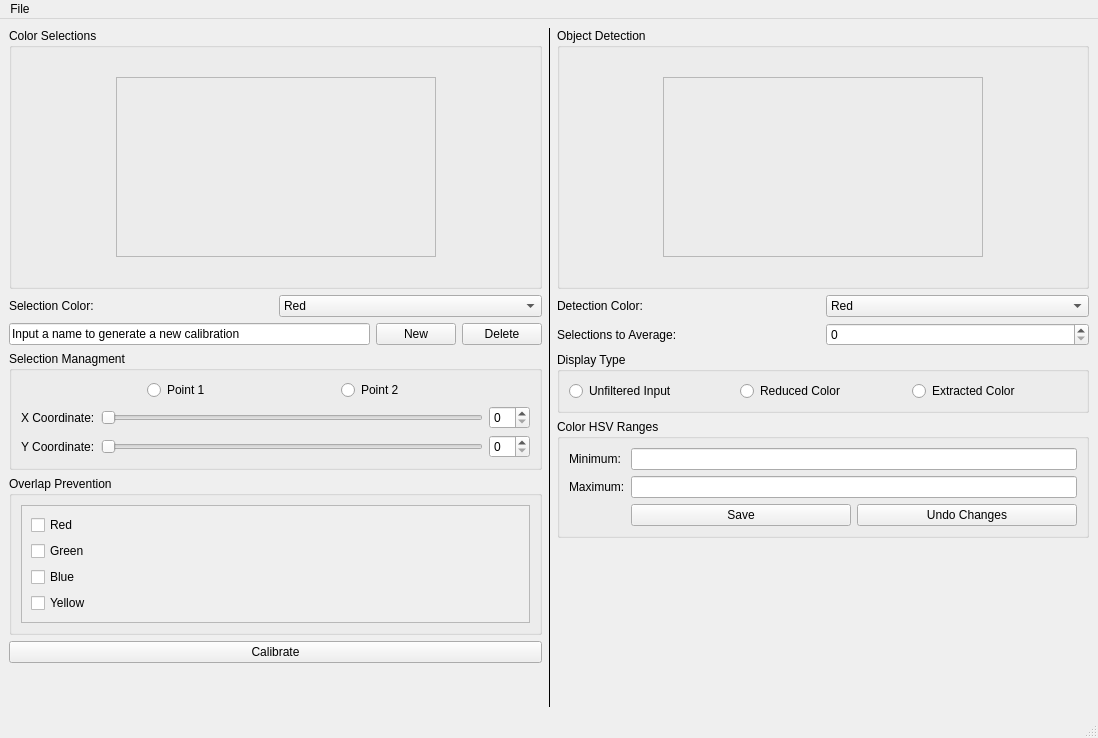
<?xml version="1.0" encoding="UTF-8"?>
<ui version="4.0">
 <class>MainWindow</class>
 <widget class="QMainWindow" name="MainWindow">
  <property name="geometry">
   <rect>
    <x>0</x>
    <y>0</y>
    <width>1098</width>
    <height>738</height>
   </rect>
  </property>
  <property name="windowTitle">
   <string>MainWindow</string>
  </property>
  <widget class="QWidget" name="centralwidget">
   <layout class="QHBoxLayout" name="horizontalLayout_3">
    <item>
     <layout class="QHBoxLayout" name="horizontalLayout_2">
      <item>
       <layout class="QVBoxLayout" name="verticalLayout">
        <item>
         <widget class="QGroupBox" name="groupBox">
          <property name="title">
           <string>Color Selections</string>
          </property>
          <layout class="QGridLayout" name="gridLayout">
           <item row="1" column="2">
            <spacer name="horizontalSpacer_2">
             <property name="orientation">
              <enum>Qt::Horizontal</enum>
             </property>
             <property name="sizeType">
              <enum>QSizePolicy::MinimumExpanding</enum>
             </property>
             <property name="sizeHint" stdset="0">
              <size>
               <width>55</width>
               <height>20</height>
              </size>
             </property>
            </spacer>
           </item>
           <item row="0" column="1">
            <spacer name="verticalSpacer">
             <property name="orientation">
              <enum>Qt::Vertical</enum>
             </property>
             <property name="sizeType">
              <enum>QSizePolicy::Fixed</enum>
             </property>
             <property name="sizeHint" stdset="0">
              <size>
               <width>20</width>
               <height>20</height>
              </size>
             </property>
            </spacer>
           </item>
           <item row="1" column="0">
            <spacer name="horizontalSpacer">
             <property name="orientation">
              <enum>Qt::Horizontal</enum>
             </property>
             <property name="sizeType">
              <enum>QSizePolicy::MinimumExpanding</enum>
             </property>
             <property name="sizeHint" stdset="0">
              <size>
               <width>35</width>
               <height>20</height>
              </size>
             </property>
            </spacer>
           </item>
           <item row="2" column="1">
            <spacer name="verticalSpacer_2">
             <property name="orientation">
              <enum>Qt::Vertical</enum>
             </property>
             <property name="sizeType">
              <enum>QSizePolicy::Fixed</enum>
             </property>
             <property name="sizeHint" stdset="0">
              <size>
               <width>20</width>
               <height>20</height>
              </size>
             </property>
            </spacer>
           </item>
           <item row="1" column="1">
            <widget class="QFrame" name="frame">
             <property name="minimumSize">
              <size>
               <width>320</width>
               <height>180</height>
              </size>
             </property>
             <property name="maximumSize">
              <size>
               <width>320</width>
               <height>180</height>
              </size>
             </property>
             <property name="frameShape">
              <enum>QFrame::StyledPanel</enum>
             </property>
             <property name="frameShadow">
              <enum>QFrame::Raised</enum>
             </property>
             <zorder>horizontalLayoutWidget</zorder>
            </widget>
           </item>
          </layout>
         </widget>
        </item>
        <item>
         <layout class="QHBoxLayout" name="horizontalLayout_4">
          <item>
           <widget class="QLabel" name="label">
            <property name="text">
             <string>Selection Color:</string>
            </property>
           </widget>
          </item>
          <item>
           <widget class="QComboBox" name="comboBox">
            <item>
             <property name="text">
              <string>Red</string>
             </property>
            </item>
            <item>
             <property name="text">
              <string>Green</string>
             </property>
            </item>
            <item>
             <property name="text">
              <string>Blue</string>
             </property>
            </item>
            <item>
             <property name="text">
              <string>Yellow</string>
             </property>
            </item>
           </widget>
          </item>
         </layout>
        </item>
        <item>
         <layout class="QHBoxLayout" name="horizontalLayout_10">
          <item>
           <widget class="QLineEdit" name="lineEdit_3">
            <property name="text">
             <string>Input a name to generate a new calibration</string>
            </property>
           </widget>
          </item>
          <item>
           <widget class="QPushButton" name="pushButton_5">
            <property name="text">
             <string>New</string>
            </property>
           </widget>
          </item>
          <item>
           <widget class="QPushButton" name="pushButton_4">
            <property name="text">
             <string>Delete</string>
            </property>
           </widget>
          </item>
         </layout>
        </item>
        <item>
         <widget class="QGroupBox" name="groupBox_3">
          <property name="title">
           <string>Selection Managment</string>
          </property>
          <layout class="QVBoxLayout" name="verticalLayout_5">
           <item>
            <layout class="QHBoxLayout" name="horizontalLayout_9">
             <item>
              <spacer name="horizontalSpacer_5">
               <property name="orientation">
                <enum>Qt::Horizontal</enum>
               </property>
               <property name="sizeHint" stdset="0">
                <size>
                 <width>40</width>
                 <height>20</height>
                </size>
               </property>
              </spacer>
             </item>
             <item>
              <widget class="QRadioButton" name="radioButton_4">
               <property name="text">
                <string>Point 1</string>
               </property>
              </widget>
             </item>
             <item>
              <spacer name="horizontalSpacer_6">
               <property name="orientation">
                <enum>Qt::Horizontal</enum>
               </property>
               <property name="sizeHint" stdset="0">
                <size>
                 <width>40</width>
                 <height>20</height>
                </size>
               </property>
              </spacer>
             </item>
             <item>
              <widget class="QRadioButton" name="radioButton_5">
               <property name="text">
                <string>Point 2</string>
               </property>
              </widget>
             </item>
             <item>
              <spacer name="horizontalSpacer_7">
               <property name="orientation">
                <enum>Qt::Horizontal</enum>
               </property>
               <property name="sizeHint" stdset="0">
                <size>
                 <width>40</width>
                 <height>20</height>
                </size>
               </property>
              </spacer>
             </item>
            </layout>
           </item>
           <item>
            <layout class="QGridLayout" name="gridLayout_5">
             <item row="0" column="1">
              <widget class="QSlider" name="horizontalSlider">
               <property name="maximum">
                <number>319</number>
               </property>
               <property name="orientation">
                <enum>Qt::Horizontal</enum>
               </property>
              </widget>
             </item>
             <item row="0" column="2">
              <widget class="QSpinBox" name="spinBox"/>
             </item>
             <item row="1" column="2">
              <widget class="QSpinBox" name="spinBox_2"/>
             </item>
             <item row="1" column="1">
              <widget class="QSlider" name="horizontalSlider_2">
               <property name="orientation">
                <enum>Qt::Horizontal</enum>
               </property>
              </widget>
             </item>
             <item row="0" column="0">
              <widget class="QLabel" name="label_2">
               <property name="text">
                <string>X Coordinate:</string>
               </property>
              </widget>
             </item>
             <item row="1" column="0">
              <widget class="QLabel" name="label_3">
               <property name="text">
                <string>Y Coordinate:</string>
               </property>
              </widget>
             </item>
            </layout>
           </item>
          </layout>
         </widget>
        </item>
        <item>
         <layout class="QHBoxLayout" name="horizontalLayout">
          <item>
           <widget class="QGroupBox" name="groupBox_6">
            <property name="title">
             <string>Overlap Prevention</string>
            </property>
            <layout class="QVBoxLayout" name="verticalLayout_9">
             <item>
              <widget class="QScrollArea" name="scrollArea">
               <property name="widgetResizable">
                <bool>true</bool>
               </property>
               <widget class="QWidget" name="scrollAreaWidgetContents_2">
                <property name="geometry">
                 <rect>
                  <x>0</x>
                  <y>0</y>
                  <width>484</width>
                  <height>140</height>
                 </rect>
                </property>
                <layout class="QVBoxLayout" name="verticalLayout_8">
                 <item>
                  <widget class="QCheckBox" name="checkBox_4">
                   <property name="text">
                    <string>Red</string>
                   </property>
                  </widget>
                 </item>
                 <item>
                  <widget class="QCheckBox" name="checkBox_3">
                   <property name="text">
                    <string>Green</string>
                   </property>
                  </widget>
                 </item>
                 <item>
                  <widget class="QCheckBox" name="checkBox">
                   <property name="text">
                    <string>Blue</string>
                   </property>
                  </widget>
                 </item>
                 <item>
                  <widget class="QCheckBox" name="checkBox_2">
                   <property name="text">
                    <string>Yellow</string>
                   </property>
                  </widget>
                 </item>
                </layout>
               </widget>
              </widget>
             </item>
            </layout>
           </widget>
          </item>
         </layout>
        </item>
        <item>
         <widget class="QPushButton" name="pushButton_3">
          <property name="text">
           <string>Calibrate</string>
          </property>
         </widget>
        </item>
        <item>
         <spacer name="verticalSpacer_6">
          <property name="orientation">
           <enum>Qt::Vertical</enum>
          </property>
          <property name="sizeHint" stdset="0">
           <size>
            <width>20</width>
            <height>40</height>
           </size>
          </property>
         </spacer>
        </item>
       </layout>
      </item>
      <item>
       <widget class="Line" name="line">
        <property name="frameShadow">
         <enum>QFrame::Plain</enum>
        </property>
        <property name="lineWidth">
         <number>1</number>
        </property>
        <property name="orientation">
         <enum>Qt::Vertical</enum>
        </property>
       </widget>
      </item>
      <item>
       <layout class="QVBoxLayout" name="verticalLayout_2">
        <item>
         <widget class="QGroupBox" name="groupBox_2">
          <property name="title">
           <string>Object Detection</string>
          </property>
          <layout class="QGridLayout" name="gridLayout_3">
           <item row="5" column="1">
            <spacer name="verticalSpacer_3">
             <property name="orientation">
              <enum>Qt::Vertical</enum>
             </property>
             <property name="sizeType">
              <enum>QSizePolicy::Fixed</enum>
             </property>
             <property name="sizeHint" stdset="0">
              <size>
               <width>20</width>
               <height>20</height>
              </size>
             </property>
            </spacer>
           </item>
           <item row="3" column="0">
            <spacer name="horizontalSpacer_3">
             <property name="orientation">
              <enum>Qt::Horizontal</enum>
             </property>
             <property name="sizeType">
              <enum>QSizePolicy::MinimumExpanding</enum>
             </property>
             <property name="sizeHint" stdset="0">
              <size>
               <width>35</width>
               <height>20</height>
              </size>
             </property>
            </spacer>
           </item>
           <item row="0" column="1">
            <spacer name="verticalSpacer_4">
             <property name="orientation">
              <enum>Qt::Vertical</enum>
             </property>
             <property name="sizeType">
              <enum>QSizePolicy::Fixed</enum>
             </property>
             <property name="sizeHint" stdset="0">
              <size>
               <width>20</width>
               <height>20</height>
              </size>
             </property>
            </spacer>
           </item>
           <item row="3" column="1">
            <widget class="QFrame" name="frame_2">
             <property name="minimumSize">
              <size>
               <width>320</width>
               <height>180</height>
              </size>
             </property>
             <property name="maximumSize">
              <size>
               <width>320</width>
               <height>180</height>
              </size>
             </property>
             <property name="frameShape">
              <enum>QFrame::StyledPanel</enum>
             </property>
             <property name="frameShadow">
              <enum>QFrame::Raised</enum>
             </property>
            </widget>
           </item>
           <item row="3" column="2">
            <spacer name="horizontalSpacer_4">
             <property name="orientation">
              <enum>Qt::Horizontal</enum>
             </property>
             <property name="sizeType">
              <enum>QSizePolicy::MinimumExpanding</enum>
             </property>
             <property name="sizeHint" stdset="0">
              <size>
               <width>55</width>
               <height>20</height>
              </size>
             </property>
            </spacer>
           </item>
          </layout>
         </widget>
        </item>
        <item>
         <layout class="QHBoxLayout" name="horizontalLayout_5">
          <item>
           <widget class="QLabel" name="label_4">
            <property name="text">
             <string>Detection Color:</string>
            </property>
           </widget>
          </item>
          <item>
           <widget class="QComboBox" name="comboBox_2">
            <item>
             <property name="text">
              <string>Red</string>
             </property>
            </item>
            <item>
             <property name="text">
              <string>Green</string>
             </property>
            </item>
            <item>
             <property name="text">
              <string>Blue</string>
             </property>
            </item>
            <item>
             <property name="text">
              <string>Yellow</string>
             </property>
            </item>
           </widget>
          </item>
         </layout>
        </item>
        <item>
         <layout class="QHBoxLayout" name="horizontalLayout_12">
          <item>
           <widget class="QLabel" name="label_7">
            <property name="text">
             <string>Selections to Average:</string>
            </property>
           </widget>
          </item>
          <item>
           <widget class="QSpinBox" name="spinBox_3"/>
          </item>
         </layout>
        </item>
        <item>
         <widget class="QGroupBox" name="groupBox_4">
          <property name="title">
           <string>Display Type</string>
          </property>
          <layout class="QHBoxLayout" name="horizontalLayout_6">
           <item>
            <widget class="QRadioButton" name="radioButton_2">
             <property name="text">
              <string>Unfiltered Input</string>
             </property>
            </widget>
           </item>
           <item>
            <widget class="QRadioButton" name="radioButton_3">
             <property name="text">
              <string>Reduced Color</string>
             </property>
            </widget>
           </item>
           <item>
            <widget class="QRadioButton" name="radioButton">
             <property name="text">
              <string>Extracted Color</string>
             </property>
            </widget>
           </item>
          </layout>
         </widget>
        </item>
        <item>
         <widget class="QGroupBox" name="groupBox_8">
          <property name="title">
           <string>Color HSV Ranges</string>
          </property>
          <layout class="QGridLayout" name="gridLayout_2">
           <item row="0" column="0">
            <widget class="QLabel" name="label_5">
             <property name="text">
              <string>Minimum:</string>
             </property>
            </widget>
           </item>
           <item row="1" column="0">
            <widget class="QLabel" name="label_6">
             <property name="text">
              <string>Maximum:</string>
             </property>
            </widget>
           </item>
           <item row="1" column="1">
            <widget class="QLineEdit" name="lineEdit_2"/>
           </item>
           <item row="0" column="1">
            <widget class="QLineEdit" name="lineEdit"/>
           </item>
           <item row="2" column="1">
            <layout class="QHBoxLayout" name="horizontalLayout_7">
             <item>
              <widget class="QPushButton" name="pushButton">
               <property name="text">
                <string>Save</string>
               </property>
              </widget>
             </item>
             <item>
              <widget class="QPushButton" name="pushButton_2">
               <property name="text">
                <string>Undo Changes</string>
               </property>
              </widget>
             </item>
            </layout>
           </item>
          </layout>
         </widget>
        </item>
        <item>
         <spacer name="verticalSpacer_5">
          <property name="orientation">
           <enum>Qt::Vertical</enum>
          </property>
          <property name="sizeHint" stdset="0">
           <size>
            <width>20</width>
            <height>40</height>
           </size>
          </property>
         </spacer>
        </item>
       </layout>
      </item>
     </layout>
    </item>
   </layout>
  </widget>
  <widget class="QMenuBar" name="menubar">
   <property name="geometry">
    <rect>
     <x>0</x>
     <y>0</y>
     <width>1098</width>
     <height>29</height>
    </rect>
   </property>
   <widget class="QMenu" name="menuFile">
    <property name="title">
     <string>File</string>
    </property>
    <addaction name="actionNew"/>
    <addaction name="actionLoad"/>
    <addaction name="actionSave"/>
    <addaction name="separator"/>
    <addaction name="actionQuit"/>
   </widget>
   <addaction name="menuFile"/>
  </widget>
  <widget class="QStatusBar" name="statusbar"/>
  <action name="actionNew">
   <property name="text">
    <string>New</string>
   </property>
  </action>
  <action name="actionLoad">
   <property name="text">
    <string>Load</string>
   </property>
  </action>
  <action name="actionSave">
   <property name="text">
    <string>Save</string>
   </property>
  </action>
  <action name="actionQuit">
   <property name="text">
    <string>Quit</string>
   </property>
  </action>
 </widget>
 <resources/>
 <connections>
  <connection>
   <sender>horizontalSlider</sender>
   <signal>valueChanged(int)</signal>
   <receiver>spinBox</receiver>
   <slot>setValue(int)</slot>
   <hints>
    <hint type="sourcelabel">
     <x>458</x>
     <y>465</y>
    </hint>
    <hint type="destinationlabel">
     <x>480</x>
     <y>466</y>
    </hint>
   </hints>
  </connection>
  <connection>
   <sender>horizontalSlider_2</sender>
   <signal>valueChanged(int)</signal>
   <receiver>spinBox_2</receiver>
   <slot>setValue(int)</slot>
   <hints>
    <hint type="sourcelabel">
     <x>451</x>
     <y>503</y>
    </hint>
    <hint type="destinationlabel">
     <x>482</x>
     <y>504</y>
    </hint>
   </hints>
  </connection>
  <connection>
   <sender>spinBox</sender>
   <signal>valueChanged(int)</signal>
   <receiver>horizontalSlider</receiver>
   <slot>setValue(int)</slot>
   <hints>
    <hint type="sourcelabel">
     <x>497</x>
     <y>464</y>
    </hint>
    <hint type="destinationlabel">
     <x>459</x>
     <y>467</y>
    </hint>
   </hints>
  </connection>
  <connection>
   <sender>spinBox_2</sender>
   <signal>valueChanged(int)</signal>
   <receiver>horizontalSlider_2</receiver>
   <slot>setValue(int)</slot>
   <hints>
    <hint type="sourcelabel">
     <x>481</x>
     <y>506</y>
    </hint>
    <hint type="destinationlabel">
     <x>446</x>
     <y>508</y>
    </hint>
   </hints>
  </connection>
 </connections>
</ui>
